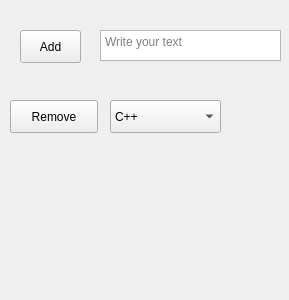
<?xml version="1.0" encoding="UTF-8"?>
<ui version="4.0">
 <class>Form</class>
 <widget class="QWidget" name="Form">
  <property name="geometry">
   <rect>
    <x>0</x>
    <y>0</y>
    <width>289</width>
    <height>300</height>
   </rect>
  </property>
  <property name="windowTitle">
   <string>Form</string>
  </property>
  <widget class="QTextEdit" name="t2">
   <property name="enabled">
    <bool>true</bool>
   </property>
   <property name="geometry">
    <rect>
     <x>100</x>
     <y>30</y>
     <width>181</width>
     <height>31</height>
    </rect>
   </property>
   <property name="placeholderText">
    <string>Write your text</string>
   </property>
  </widget>
  <widget class="QPushButton" name="b1">
   <property name="geometry">
    <rect>
     <x>20</x>
     <y>30</y>
     <width>61</width>
     <height>33</height>
    </rect>
   </property>
   <property name="text">
    <string>Add</string>
   </property>
  </widget>
  <widget class="QPushButton" name="b2">
   <property name="geometry">
    <rect>
     <x>10</x>
     <y>100</y>
     <width>88</width>
     <height>33</height>
    </rect>
   </property>
   <property name="text">
    <string>Remove</string>
   </property>
  </widget>
  <widget class="QComboBox" name="combo1">
   <property name="geometry">
    <rect>
     <x>110</x>
     <y>100</y>
     <width>111</width>
     <height>33</height>
    </rect>
   </property>
   <item>
    <property name="text">
     <string>C++</string>
    </property>
   </item>
   <item>
    <property name="text">
     <string>Python</string>
    </property>
   </item>
   <item>
    <property name="text">
     <string>Java</string>
    </property>
   </item>
  </widget>
 </widget>
 <resources/>
 <connections/>
</ui>
